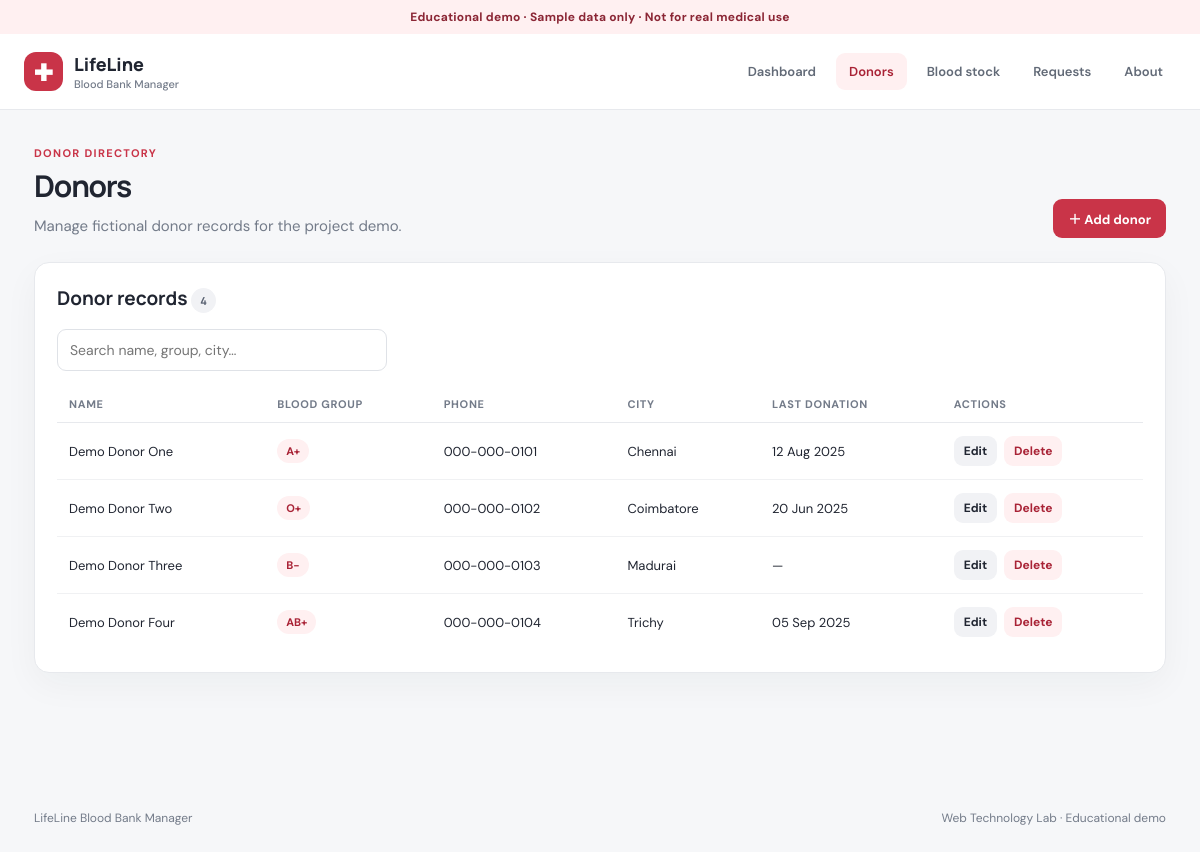
The page /donors.php on the database its author committed.
### tables this page shows
CREATE TABLE IF NOT EXISTS donors (
  id INT UNSIGNED AUTO_INCREMENT PRIMARY KEY,
  name VARCHAR(100) NOT NULL,
  blood_group ENUM('A+','A-','B+','B-','AB+','AB-','O+','O-') NOT NULL,
  phone VARCHAR(20) NOT NULL,
  city VARCHAR(80) NOT NULL,
  last_donation_date DATE NULL,
  created_at TIMESTAMP NOT NULL DEFAULT CURRENT_TIMESTAMP,
  INDEX idx_donors_group (blood_group),
  INDEX idx_donors_name (name)
);

### config.php (called while the page is built, shortened)
<?php
function db(): PDO
{
    $pdo = new PDO('mysql:host=' . DB_HOST . ';dbname=' . DB_NAME . ';charset=utf8mb4', DB_USER, DB_PASS, [
        PDO::ATTR_ERRMODE => PDO::ERRMODE_EXCEPTION,
        PDO::ATTR_DEFAULT_FETCH_MODE => PDO::FETCH_ASSOC,
        PDO::ATTR_EMULATE_PREPARES => false,
    ]);
    return $pdo;
}
function e(mixed $value): string
{
    return htmlspecialchars((string)$value, ENT_QUOTES | ENT_SUBSTITUTE, 'UTF-8');
}

### donors.php (the view, shortened to what this page needs)
<?php
require_once __DIR__ . '/config.php';
$editing=null; if(isset($_GET['edit'])) { $q=db()->prepare('SELECT * FROM donors WHERE id=?');$q->execute([(int)$_GET['edit']]);$editing=$q->fetch(); }
$donors=db()->query('SELECT * FROM donors ORDER BY created_at DESC')->fetchAll(); $showForm=isset($_GET['new'])||$editing;
$pageTitle='Donors'; require __DIR__.'/includes/header.php';
?>
<section class="page-head"><div><div class="eyebrow">Donor directory</div><h1>Donors</h1><p class="subtext">Manage fictional donor records for the project demo.</p></div><a class="btn" href="donors.php?new=1">＋ Add donor</a></section>
<section class="panel"><div class="panel-title"><h2>Donor records <span class="badge"><?= count($donors) ?></span></h2></div><div class="toolbar"><input type="search" placeholder="Search name, group, city…" aria-label="Search donors" data-filter="#donors-table"></div><?php if(!$donors): ?><div class="empty">No donor records yet. Add a sample donor to get started.</div><?php else: ?><div class="table-wrap"><table id="donors-table"><thead><tr><th>Name</th><th>Blood group</th><th>Phone</th><th>City</th><th>Last donation</th><th>Actions</th></tr></thead><tbody><?php foreach($donors as $d): ?><tr><td><?= e($d['name']) ?></td><td><span class="badge danger"><?= e($d['blood_group']) ?></span></td><td><?= e($d['phone']) ?></td><td><?= e($d['city']) ?></td><td><?= $d['last_donation_date']?e(date('d M Y',strtotime($d['last_donation_date']))):'—' ?></td><td><div class="actions"><a class="btn secondary small" href="donors.php?edit=<?= (int)$d['id'] ?>">Edit</a><form method="post" data-confirm="Delete this donor record?"><input type="hidden" name="csrf" value="<?= e(csrf_token()) ?>"><input type="hidden" name="action" value="delete"><input type="hidden" name="id" value="<?= (int)$d['id'] ?>"><button class="btn danger-btn small">Delete</button></form></div></td></tr><?php endforeach; ?></tbody></table></div><?php endif; ?></section>
<?php require __DIR__.'/includes/footer.php'; ?>

### css/style.css (style rules this page uses)
:root { --red:#c93448;--red-dark:#a92336;--ink:#202531;--muted:#737b89;--line:#e7e9ed;--paper:#f6f7f9;--white:#fff;--green:#23835d;--amber:#a66b14;--shadow:0 12px 35px #2025310b }
* { box-sizing:border-box }
body { margin:0;background:var(--paper);color:var(--ink);font:15px 'DM Sans',Arial,sans-serif }
.page-head { display:flex;align-items:flex-end;justify-content:space-between;gap:18px;margin-bottom:24px }
.eyebrow { font-size:11px;font-weight:700;letter-spacing:.12em;text-transform:uppercase;color:var(--red) }
h1,h2,h3 { font-family:Manrope,sans-serif;margin:5px 0 8px }
h1 { font-size:30px;letter-spacing:-.04em }
h2 { font-size:19px }
.subtext { color:var(--muted);margin:0;line-height:1.6 }
.card,.panel { background:var(--white);border:1px solid var(--line);border-radius:15px;box-shadow:var(--shadow) }
.panel { padding:22px;margin-bottom:20px }
.panel-title { display:flex;align-items:center;justify-content:space-between;margin-bottom:16px }
.panel-title h2 { margin:0 }
.table-wrap { overflow-x:auto }
table { width:100%;border-collapse:collapse;text-align:left }
th { font-size:11px;text-transform:uppercase;letter-spacing:.06em;color:var(--muted);font-weight:700;padding:11px 12px;border-bottom:1px solid var(--line) }
td { padding:13px 12px;border-bottom:1px solid #f0f1f3;font-size:13px }
tr:last-child td { border-bottom:0 }
.badge { display:inline-block;border-radius:30px;padding:5px 9px;background:#f1f2f5;color:#596171;font-size:11px;font-weight:700 }
.badge.danger { background:#fff0f1;color:var(--red-dark) }
.btn { display:inline-flex;justify-content:center;align-items:center;gap:7px;padding:10px 15px;border:0;border-radius:9px;background:var(--red);color:#fff;text-decoration:none;font:700 13px 'DM Sans',sans-serif;cursor:pointer }
.btn.secondary { background:#f1f2f5;color:var(--ink) }
.btn.small { padding:7px 10px;font-size:12px }
.btn.danger-btn { background:#fff0f1;color:var(--red-dark) }
.actions { display:flex;gap:7px;align-items:center }
input,select,textarea { width:100%;padding:11px 12px;border:1px solid #dfe2e7;border-radius:9px;background:white;color:var(--ink);font:14px 'DM Sans',sans-serif }
.toolbar { display:flex;gap:10px;align-items:center;margin-bottom:15px }
.toolbar input { max-width:330px }

### rows shown on the page
donors: name "Demo Donor One", blood_group "A+", phone "000-000-0101", city "Chennai", last_donation_date "12 Aug 2025"
donors: name "Demo Donor Two", blood_group "O+", phone "000-000-0102", city "Coimbatore", last_donation_date "20 Jun 2025"
donors: name "Demo Donor Three", blood_group "B-", phone "000-000-0103", city "Madurai"
donors: name "Demo Donor Four", blood_group "AB+", phone "000-000-0104", city "Trichy", last_donation_date "05 Sep 2025"

### other values the page prints
count($donors) "4"
